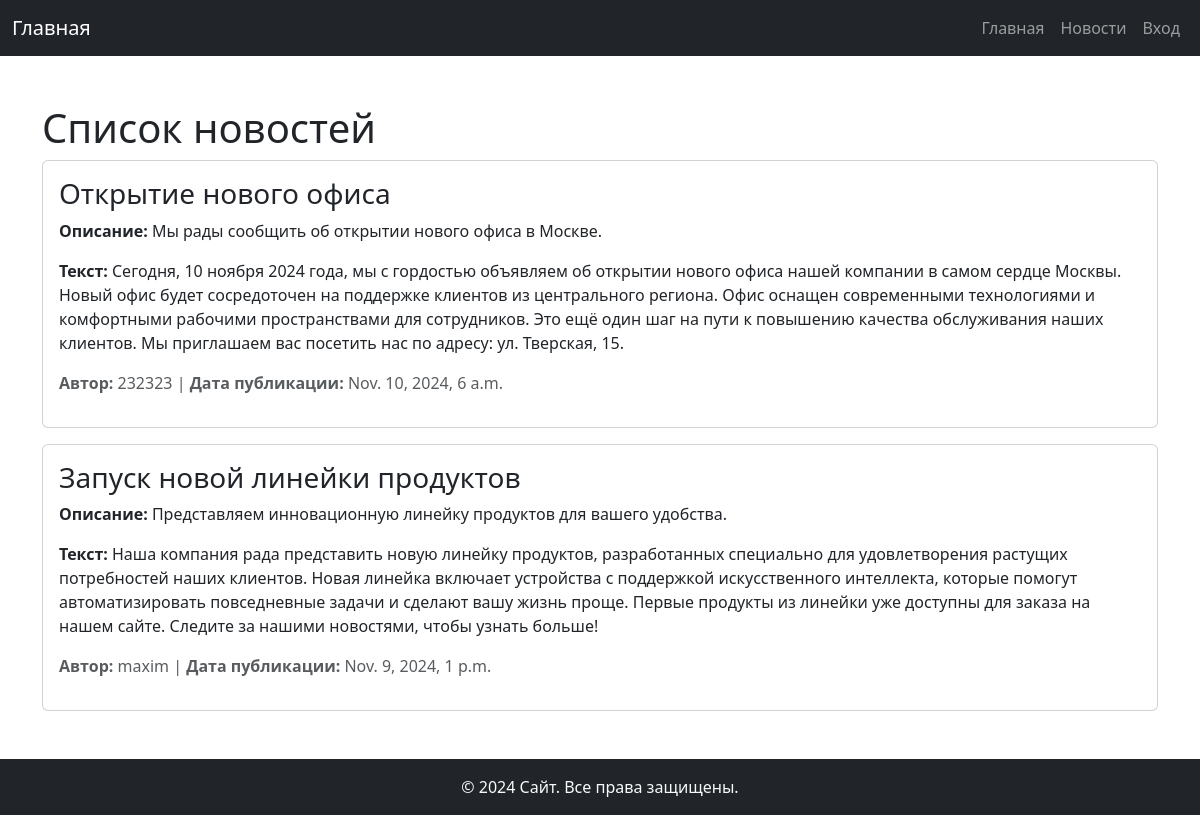
Page /news/ on the committed database.
### news/models.py (models this page shows, shortened)
class NewsPost(models.Model):
    title = models.CharField('Название новости', max_length=50)  # Заголовок новости
    short_description = models.CharField('Краткое описание новости', max_length=200)  # Краткое описание
    text = models.TextField('Полный текст новости')  # Полный текст новости
    pub_date = models.DateTimeField('Дата публикации')  # Дата публикации
    author = models.ForeignKey(User, on_delete=models.CASCADE, verbose_name='Автор')  # Автор новости
    class Meta:
        verbose_name = 'Новость'
        verbose_name_plural = 'Новости'

### news/views.py (the view)
def home(request):
       news = NewsPost.objects.all()  # Получаем все новости
       return render(request, 'news/news.html', {'news': news})

### news/templates/news/news.html (shortened to what this page needs)
{% extends 'main/layoute.html' %}
{% block content %}
<h1>Список новостей</h1>
{% if news %}
{% for new in news %}
    <div class="card mb-3">
        <div class="card-body">
            <h3 class="card-title">{{ new.title }}</h3>
            <p class="card-text"><strong>Описание:</strong> {{ new.short_description }}</p>
            <p class="card-text"><strong>Текст:</strong> {{ new.text }}</p>
            <p class="text-muted">
                <strong>Автор:</strong> {{ new.author.username }} |
                <strong>Дата публикации:</strong> {{ new.pub_date }}
            </p>
        </div>
    </div>
{% endfor %}
{% else %}
		<h4>Новостей ещё нет.</h4>
{% endif %}
{% endblock %}

### main/templates/main/layoute.html (shortened to what this page needs)
{% load static %}
<!DOCTYPE html>
<html lang="en">
<head>
    <link href="https://cdn.jsdelivr.net/npm/bootstrap@5.3.2/dist/css/bootstrap.min.css" rel="stylesheet">
</head>
<body>
    {% include 'main/nav.html' %}
    <div class="container mt-5">
        {% block content %}
        {% endblock %}
    </div>
    <footer class="bg-dark text-light py-3 mt-5 text-center">
        © 2024 Сайт. Все права защищены.
    </footer>
</body>
</html>

### main/templates/main/nav.html (shortened to what this page needs)
<nav class="navbar navbar-expand-lg navbar-dark bg-dark">
    <div class="container-fluid">
        <a class="navbar-brand" href="{% url 'index' %}">Главная</a>
        <div class="collapse navbar-collapse" id="navbarNav">
            <ul class="navbar-nav ms-auto">
                <li class="nav-item">
                    <a class="nav-link" href="{% url 'index' %}">Главная</a>
                </li>
                <li class="nav-item">
                    <a class="nav-link" href="{% url 'news_home' %}">Новости</a>
                </li>
                {% if user.is_authenticated %}
                    <li class="nav-item">
                        <a class="nav-link" href="{% url 'add_news' %}">Добавить новость</a>
                    </li>
                    <li class="nav-item">
                        <a class="nav-link" href="{% url 'logout' %}">Выход</a>
                    </li>
                {% else %}
                    <li class="nav-item">
                        <a class="nav-link" href="{% url 'login' %}">Вход</a>
                    </li>
                {% endif %}
            </ul>
        </div>
    </div>
</nav>

### rows in the picture
NewsPost: title "Открытие нового офиса", short_description "Мы рады сообщить об открытии нового офиса в Москве.", text "Сегодня, 10 ноября 2024 года, мы с гордостью объявляем об открытии нового офиса нашей компании в самом сердце Москвы. Новый офис будет сосредоточен на поддержке клиентов из центрального региона. Офис оснащен современными технологиями и комфортными рабочими пространствами для сотрудников. Это ещё один шаг на пути к повышению качества обслуживания наших клиентов. Мы приглашаем вас посетить нас по адресу: ул. Тверская, 15.", author.username "232323", pub_date "Nov. 10, 2024, 6 a.m."
NewsPost: title "Запуск новой линейки продуктов", short_description "Представляем инновационную линейку продуктов для вашего удобства.", text "Наша компания рада представить новую линейку продуктов, разработанных специально для удовлетворения растущих потребностей наших клиентов. Новая линейка включает устройства с поддержкой искусственного интеллекта, которые помогут автоматизировать повседневные задачи и сделают вашу жизнь проще. Первые продукты из линейки уже доступны для заказа на нашем сайте. Следите за нашими новостями, чтобы узнать больше!", author.username "maxim", pub_date "Nov. 9, 2024, 1 p.m."
